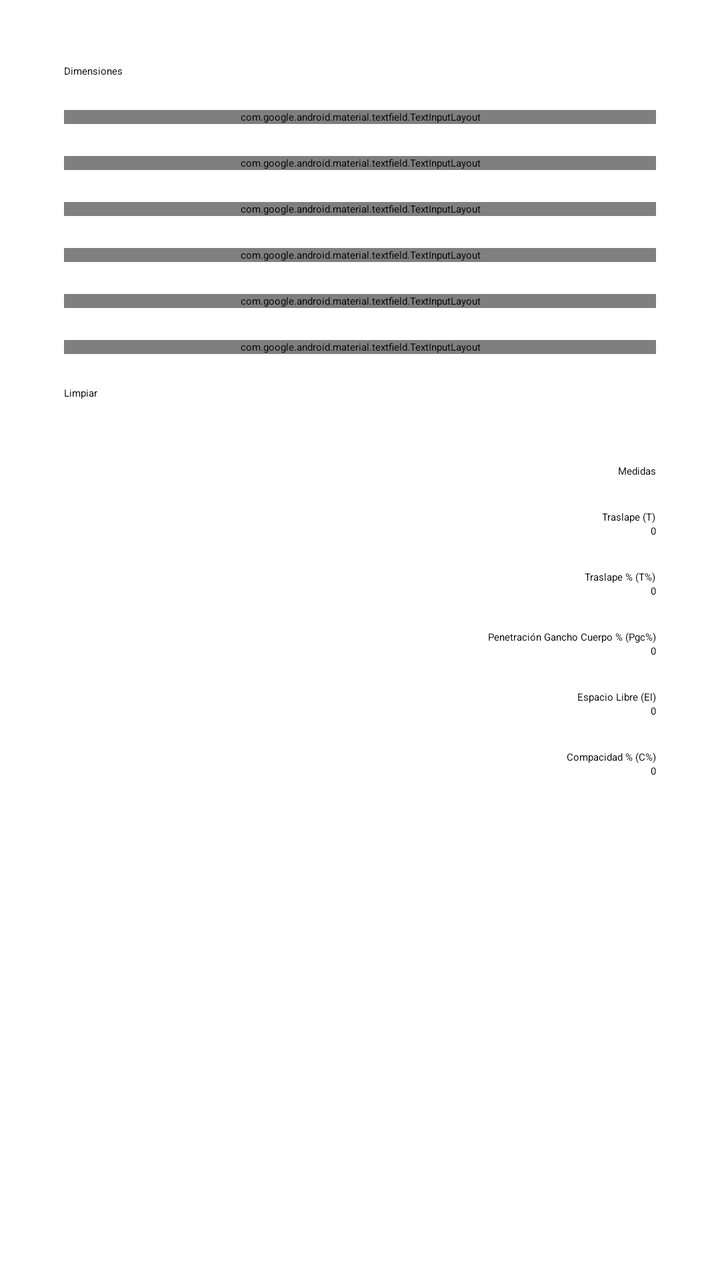
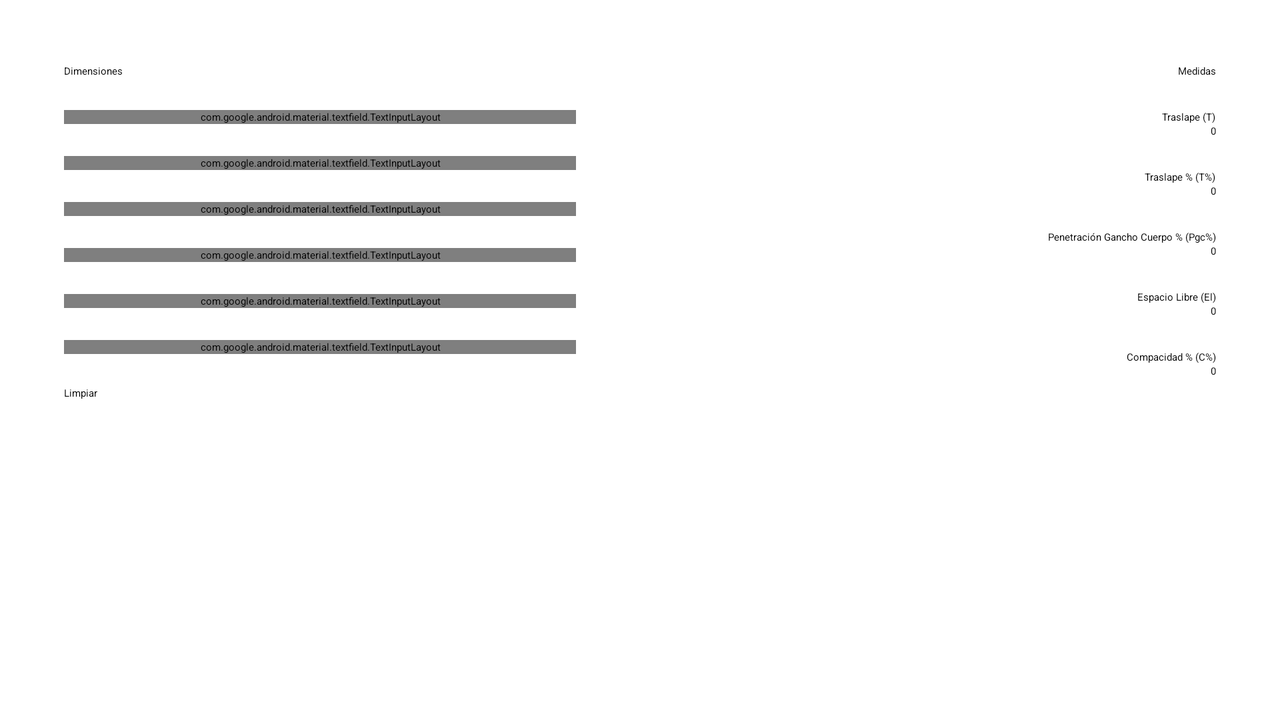

First picture: res/layout/ on a phone held upright. Second picture: the repository's own variant of that layout, on a device whose configuration matches the variant's folder. Source for both follows.
<!-- AndroidManifest.xml: application theme Theme.SeamCalc -->
<!-- res/layout/content_main.xml -->
<?xml version="1.0" encoding="utf-8"?>
<androidx.core.widget.NestedScrollView xmlns:android="http://schemas.android.com/apk/res/android"
    xmlns:app="http://schemas.android.com/apk/res-auto"
    android:layout_width="match_parent"
    android:layout_height="match_parent"
    android:fillViewport="true"
    app:layout_behavior="@string/appbar_scrolling_view_behavior">

    <LinearLayout
        android:layout_width="match_parent"
        android:layout_height="match_parent"
        android:orientation="vertical"
        android:padding="@dimen/root_padding">

        <TextView
            style="?textAppearanceTitleLarge"
            android:layout_width="wrap_content"
            android:layout_height="wrap_content"
            android:text="@string/dimensiones" />

        <com.google.android.material.textfield.TextInputLayout
            style="@style/Widget.Material3.TextInputLayout.FilledBox.Dense"
            android:layout_width="match_parent"
            android:layout_height="wrap_content"
            android:layout_marginTop="@dimen/margin_between_element">

            <com.google.android.material.textfield.TextInputEditText
                android:id="@+id/etEspesorCuerpo"
                android:layout_width="match_parent"
                android:layout_height="wrap_content"
                android:hint="@string/espesor_cuerpo"
                android:inputType="numberDecimal" />
        </com.google.android.material.textfield.TextInputLayout>

        <com.google.android.material.textfield.TextInputLayout
            style="@style/Widget.Material3.TextInputLayout.FilledBox.Dense"
            android:layout_width="match_parent"
            android:layout_height="wrap_content"
            android:layout_marginTop="@dimen/margin_between_element">

            <com.google.android.material.textfield.TextInputEditText
                android:id="@+id/etEspesorTapa"
                android:layout_width="match_parent"
                android:layout_height="wrap_content"
                android:hint="@string/espesor_tapa"
                android:inputType="numberDecimal" />
        </com.google.android.material.textfield.TextInputLayout>

        <com.google.android.material.textfield.TextInputLayout
            style="@style/Widget.Material3.TextInputLayout.FilledBox.Dense"
            android:layout_width="match_parent"
            android:layout_height="wrap_content"
            android:layout_marginTop="@dimen/margin_between_element">

            <com.google.android.material.textfield.TextInputEditText
                android:id="@+id/etGanchoCuerpo"
                android:layout_width="match_parent"
                android:layout_height="wrap_content"
                android:hint="@string/gancho_cuerpo"
                android:inputType="numberDecimal" />
        </com.google.android.material.textfield.TextInputLayout>

        <com.google.android.material.textfield.TextInputLayout
            style="@style/Widget.Material3.TextInputLayout.FilledBox.Dense"
            android:layout_width="match_parent"
            android:layout_height="wrap_content"
            android:layout_marginTop="@dimen/margin_between_element">

            <com.google.android.material.textfield.TextInputEditText
                android:id="@+id/etGanchoTapa"
                android:layout_width="match_parent"
                android:layout_height="wrap_content"
                android:hint="@string/gancho_tapa"
                android:inputType="numberDecimal" />
        </com.google.android.material.textfield.TextInputLayout>

        <com.google.android.material.textfield.TextInputLayout
            style="@style/Widget.Material3.TextInputLayout.FilledBox.Dense"
            android:layout_width="match_parent"
            android:layout_height="wrap_content"
            android:layout_marginTop="@dimen/margin_between_element">

            <com.google.android.material.textfield.TextInputEditText
                android:id="@+id/etAlturaCierre"
                android:layout_width="match_parent"
                android:layout_height="wrap_content"
                android:hint="@string/altura_cierre"
                android:inputType="numberDecimal" />
        </com.google.android.material.textfield.TextInputLayout>

        <com.google.android.material.textfield.TextInputLayout
            style="@style/Widget.Material3.TextInputLayout.FilledBox.Dense"
            android:layout_width="match_parent"
            android:layout_height="wrap_content"
            android:layout_marginTop="@dimen/margin_between_element">

            <com.google.android.material.textfield.TextInputEditText
                android:id="@+id/etEspesorCierre"
                android:layout_width="match_parent"
                android:layout_height="wrap_content"
                android:hint="@string/espesor_cierre"
                android:inputType="numberDecimal" />
        </com.google.android.material.textfield.TextInputLayout>

        <Button
            android:id="@+id/btnLimpiar"
            android:layout_width="match_parent"
            android:layout_height="wrap_content"
            android:layout_marginTop="@dimen/margin_between_element"
            android:enabled="false"
            android:text="@string/limpiar"
            app:icon="@drawable/ic_baseline_cleaning_services_24"
            app:iconGravity="textStart" />

        <TextView
            style="?textAppearanceTitleLarge"
            android:layout_width="wrap_content"
            android:layout_height="wrap_content"
            android:layout_gravity="end"
            android:layout_marginTop="@dimen/margin_between_section"
            android:text="@string/medidas" />

        <TextView
            style="?textAppearanceLabelMedium"
            android:layout_width="wrap_content"
            android:layout_height="wrap_content"
            android:layout_gravity="end"
            android:layout_marginTop="@dimen/margin_between_element"
            android:text="@string/traslape" />

        <TextView
            android:id="@+id/tvTraslape"
            style="?textAppearanceBodyLarge"
            android:layout_width="wrap_content"
            android:layout_height="wrap_content"
            android:layout_gravity="end"
            android:text="@string/cero" />

        <TextView
            style="?textAppearanceLabelMedium"
            android:layout_width="wrap_content"
            android:layout_height="wrap_content"
            android:layout_gravity="end"
            android:layout_marginTop="@dimen/margin_between_element"
            android:text="@string/superposicion" />

        <TextView
            android:id="@+id/tvSuperposicion"
            style="?textAppearanceBodyLarge"
            android:layout_width="wrap_content"
            android:layout_height="wrap_content"
            android:layout_gravity="end"
            android:text="@string/cero" />

        <TextView
            style="?textAppearanceLabelMedium"
            android:layout_width="wrap_content"
            android:layout_height="wrap_content"
            android:layout_gravity="end"
            android:layout_marginTop="@dimen/margin_between_element"
            android:text="@string/penetracion" />

        <TextView
            android:id="@+id/tvPenetracion"
            style="?textAppearanceBodyLarge"
            android:layout_width="wrap_content"
            android:layout_height="wrap_content"
            android:layout_gravity="end"
            android:text="@string/cero" />

        <TextView
            style="?textAppearanceLabelMedium"
            android:layout_width="wrap_content"
            android:layout_height="wrap_content"
            android:layout_gravity="end"
            android:layout_marginTop="@dimen/margin_between_element"
            android:text="@string/espacio_libre" />

        <TextView
            android:id="@+id/tvEspacioLibre"
            style="?textAppearanceBodyLarge"
            android:layout_width="wrap_content"
            android:layout_height="wrap_content"
            android:layout_gravity="end"
            android:text="@string/cero" />

        <TextView
            style="?textAppearanceLabelMedium"
            android:layout_width="wrap_content"
            android:layout_height="wrap_content"
            android:layout_gravity="end"
            android:layout_marginTop="@dimen/margin_between_element"
            android:text="@string/compacidad" />

        <TextView
            android:id="@+id/tvCompacidad"
            style="?textAppearanceBodyLarge"
            android:layout_width="wrap_content"
            android:layout_height="wrap_content"
            android:layout_gravity="end"
            android:text="@string/cero" />

    </LinearLayout>

</androidx.core.widget.NestedScrollView>
<!-- resources referenced by this layout -->
<resources>
  <dimen name="margin_between_element">16dp</dimen>
  <dimen name="margin_between_section">32dp</dimen>
  <dimen name="root_padding">32dp</dimen>
  <string name="altura_cierre">Altura Cierre (A)</string>
  <string name="cero">0</string>
  <string name="compacidad">Compacidad % (C%)</string>
  <string name="dimensiones">Dimensiones</string>
  <string name="espacio_libre">Espacio Libre (El)</string>
  <string name="espesor_cierre">Espesor Cierre (E)</string>
  <string name="espesor_cuerpo">Espesor Cuerpo (Ec)</string>
  <string name="espesor_tapa">Espesor Tapa (Et)</string>
  <string name="gancho_cuerpo">Gancho Cuerpo (Gc)</string>
  <string name="gancho_tapa">Gancho Tapa (Gt)</string>
  <string name="limpiar">Limpiar</string>
  <string name="medidas">Medidas</string>
  <string name="penetracion">Penetración Gancho Cuerpo % (Pgc%)</string>
  <string name="superposicion">Traslape % (T%)</string>
  <string name="traslape">Traslape (T)</string>
</resources>
<!-- res/layout-land/content_main.xml (the repository's variant of the layout above) -->
<!-- drawn on the phone turned sideways -->
<?xml version="1.0" encoding="utf-8"?>
<LinearLayout xmlns:android="http://schemas.android.com/apk/res/android"
    xmlns:app="http://schemas.android.com/apk/res-auto"
    android:layout_width="match_parent"
    android:layout_height="match_parent"
    android:orientation="horizontal"
    app:layout_behavior="@string/appbar_scrolling_view_behavior">

    <androidx.core.widget.NestedScrollView
        android:layout_width="match_parent"
        android:layout_height="match_parent"
        android:layout_weight="1"
        android:fillViewport="true">

        <LinearLayout
            android:layout_width="match_parent"
            android:layout_height="match_parent"
            android:orientation="vertical"
            android:padding="@dimen/root_padding">

            <TextView
                style="?textAppearanceTitleLarge"
                android:layout_width="wrap_content"
                android:layout_height="wrap_content"
                android:text="@string/dimensiones" />

            <com.google.android.material.textfield.TextInputLayout
                style="@style/Widget.Material3.TextInputLayout.FilledBox.Dense"
                android:layout_width="match_parent"
                android:layout_height="wrap_content"
                android:layout_marginTop="@dimen/margin_between_element">

                <com.google.android.material.textfield.TextInputEditText
                    android:id="@+id/etEspesorCuerpo"
                    android:layout_width="match_parent"
                    android:layout_height="wrap_content"
                    android:hint="@string/espesor_cuerpo"
                    android:inputType="numberDecimal" />
            </com.google.android.material.textfield.TextInputLayout>

            <com.google.android.material.textfield.TextInputLayout
                style="@style/Widget.Material3.TextInputLayout.FilledBox.Dense"
                android:layout_width="match_parent"
                android:layout_height="wrap_content"
                android:layout_marginTop="@dimen/margin_between_element">

                <com.google.android.material.textfield.TextInputEditText
                    android:id="@+id/etEspesorTapa"
                    android:layout_width="match_parent"
                    android:layout_height="wrap_content"
                    android:hint="@string/espesor_tapa"
                    android:inputType="numberDecimal" />
            </com.google.android.material.textfield.TextInputLayout>

            <com.google.android.material.textfield.TextInputLayout
                style="@style/Widget.Material3.TextInputLayout.FilledBox.Dense"
                android:layout_width="match_parent"
                android:layout_height="wrap_content"
                android:layout_marginTop="@dimen/margin_between_element">

                <com.google.android.material.textfield.TextInputEditText
                    android:id="@+id/etGanchoCuerpo"
                    android:layout_width="match_parent"
                    android:layout_height="wrap_content"
                    android:hint="@string/gancho_cuerpo"
                    android:inputType="numberDecimal" />
            </com.google.android.material.textfield.TextInputLayout>

            <com.google.android.material.textfield.TextInputLayout
                style="@style/Widget.Material3.TextInputLayout.FilledBox.Dense"
                android:layout_width="match_parent"
                android:layout_height="wrap_content"
                android:layout_marginTop="@dimen/margin_between_element">

                <com.google.android.material.textfield.TextInputEditText
                    android:id="@+id/etGanchoTapa"
                    android:layout_width="match_parent"
                    android:layout_height="wrap_content"
                    android:hint="@string/gancho_tapa"
                    android:inputType="numberDecimal" />
            </com.google.android.material.textfield.TextInputLayout>

            <com.google.android.material.textfield.TextInputLayout
                style="@style/Widget.Material3.TextInputLayout.FilledBox.Dense"
                android:layout_width="match_parent"
                android:layout_height="wrap_content"
                android:layout_marginTop="@dimen/margin_between_element">

                <com.google.android.material.textfield.TextInputEditText
                    android:id="@+id/etAlturaCierre"
                    android:layout_width="match_parent"
                    android:layout_height="wrap_content"
                    android:hint="@string/altura_cierre"
                    android:inputType="numberDecimal" />
            </com.google.android.material.textfield.TextInputLayout>

            <com.google.android.material.textfield.TextInputLayout
                style="@style/Widget.Material3.TextInputLayout.FilledBox.Dense"
                android:layout_width="match_parent"
                android:layout_height="wrap_content"
                android:layout_marginTop="@dimen/margin_between_element">

                <com.google.android.material.textfield.TextInputEditText
                    android:id="@+id/etEspesorCierre"
                    android:layout_width="match_parent"
                    android:layout_height="wrap_content"
                    android:hint="@string/espesor_cierre"
                    android:inputType="numberDecimal" />
            </com.google.android.material.textfield.TextInputLayout>

            <Button
                android:id="@+id/btnLimpiar"
                android:layout_width="match_parent"
                android:layout_height="wrap_content"
                android:layout_marginTop="@dimen/margin_between_element"
                android:enabled="false"
                android:text="@string/limpiar"
                app:icon="@drawable/ic_baseline_cleaning_services_24"
                app:iconGravity="textStart" />

        </LinearLayout>

    </androidx.core.widget.NestedScrollView>

    <androidx.core.widget.NestedScrollView
        android:layout_width="match_parent"
        android:layout_height="match_parent"
        android:layout_weight="1"
        android:fillViewport="true">

        <LinearLayout
            android:layout_width="match_parent"
            android:layout_height="wrap_content"
            android:orientation="vertical"
            android:padding="@dimen/root_padding">

            <TextView
                style="?textAppearanceTitleLarge"
                android:layout_width="wrap_content"
                android:layout_height="wrap_content"
                android:layout_gravity="end"
                android:text="@string/medidas" />

            <TextView
                style="?textAppearanceLabelMedium"
                android:layout_width="wrap_content"
                android:layout_height="wrap_content"
                android:layout_gravity="end"
                android:layout_marginTop="@dimen/margin_between_element"
                android:text="@string/traslape" />

            <TextView
                android:id="@+id/tvTraslape"
                style="?textAppearanceBodyLarge"
                android:layout_width="wrap_content"
                android:layout_height="wrap_content"
                android:layout_gravity="end"
                android:text="@string/cero" />

            <TextView
                style="?textAppearanceLabelMedium"
                android:layout_width="wrap_content"
                android:layout_height="wrap_content"
                android:layout_gravity="end"
                android:layout_marginTop="@dimen/margin_between_element"
                android:text="@string/superposicion" />

            <TextView
                android:id="@+id/tvSuperposicion"
                style="?textAppearanceBodyLarge"
                android:layout_width="wrap_content"
                android:layout_height="wrap_content"
                android:layout_gravity="end"
                android:text="@string/cero" />

            <TextView
                style="?textAppearanceLabelMedium"
                android:layout_width="wrap_content"
                android:layout_height="wrap_content"
                android:layout_gravity="end"
                android:layout_marginTop="@dimen/margin_between_element"
                android:text="@string/penetracion" />

            <TextView
                android:id="@+id/tvPenetracion"
                style="?textAppearanceBodyLarge"
                android:layout_width="wrap_content"
                android:layout_height="wrap_content"
                android:layout_gravity="end"
                android:text="@string/cero" />

            <TextView
                style="?textAppearanceLabelMedium"
                android:layout_width="wrap_content"
                android:layout_height="wrap_content"
                android:layout_gravity="end"
                android:layout_marginTop="@dimen/margin_between_element"
                android:text="@string/espacio_libre" />

            <TextView
                android:id="@+id/tvEspacioLibre"
                style="?textAppearanceBodyLarge"
                android:layout_width="wrap_content"
                android:layout_height="wrap_content"
                android:layout_gravity="end"
                android:text="@string/cero" />

            <TextView
                style="?textAppearanceLabelMedium"
                android:layout_width="wrap_content"
                android:layout_height="wrap_content"
                android:layout_gravity="end"
                android:layout_marginTop="@dimen/margin_between_element"
                android:text="@string/compacidad" />

            <TextView
                android:id="@+id/tvCompacidad"
                style="?textAppearanceBodyLarge"
                android:layout_width="wrap_content"
                android:layout_height="wrap_content"
                android:layout_gravity="end"
                android:text="@string/cero" />

        </LinearLayout>

    </androidx.core.widget.NestedScrollView>

</LinearLayout>
<!-- resources referenced by the variant -->
<!-- as the phone turned sideways resolves them -->
<resources>
  <dimen name="margin_between_element">16dp</dimen>
  <dimen name="root_padding">32dp</dimen>
  <string name="altura_cierre">Altura Cierre (A)</string>
  <string name="cero">0</string>
  <string name="compacidad">Compacidad % (C%)</string>
  <string name="dimensiones">Dimensiones</string>
  <string name="espacio_libre">Espacio Libre (El)</string>
  <string name="espesor_cierre">Espesor Cierre (E)</string>
  <string name="espesor_cuerpo">Espesor Cuerpo (Ec)</string>
  <string name="espesor_tapa">Espesor Tapa (Et)</string>
  <string name="gancho_cuerpo">Gancho Cuerpo (Gc)</string>
  <string name="gancho_tapa">Gancho Tapa (Gt)</string>
  <string name="limpiar">Limpiar</string>
  <string name="medidas">Medidas</string>
  <string name="penetracion">Penetración Gancho Cuerpo % (Pgc%)</string>
  <string name="superposicion">Traslape % (T%)</string>
  <string name="traslape">Traslape (T)</string>
</resources>
